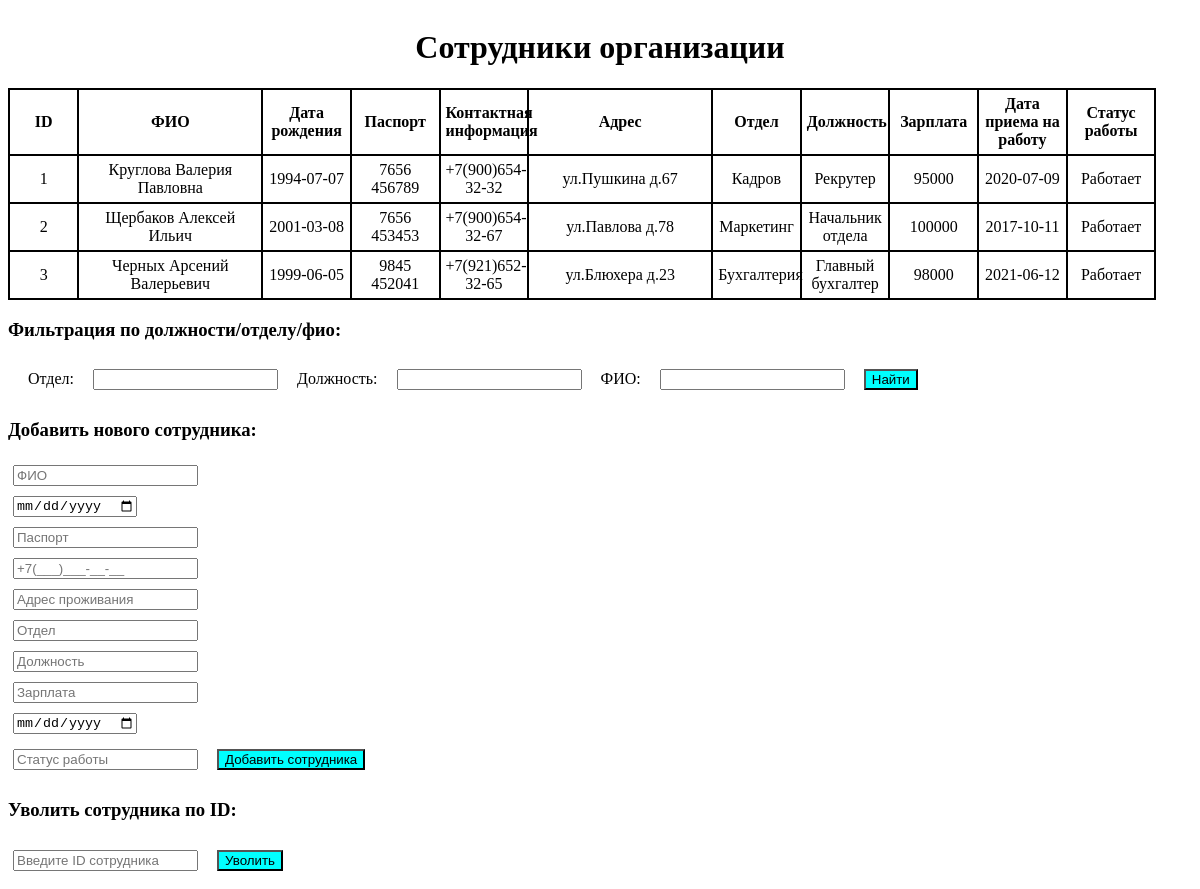
Before: / with the older database file.
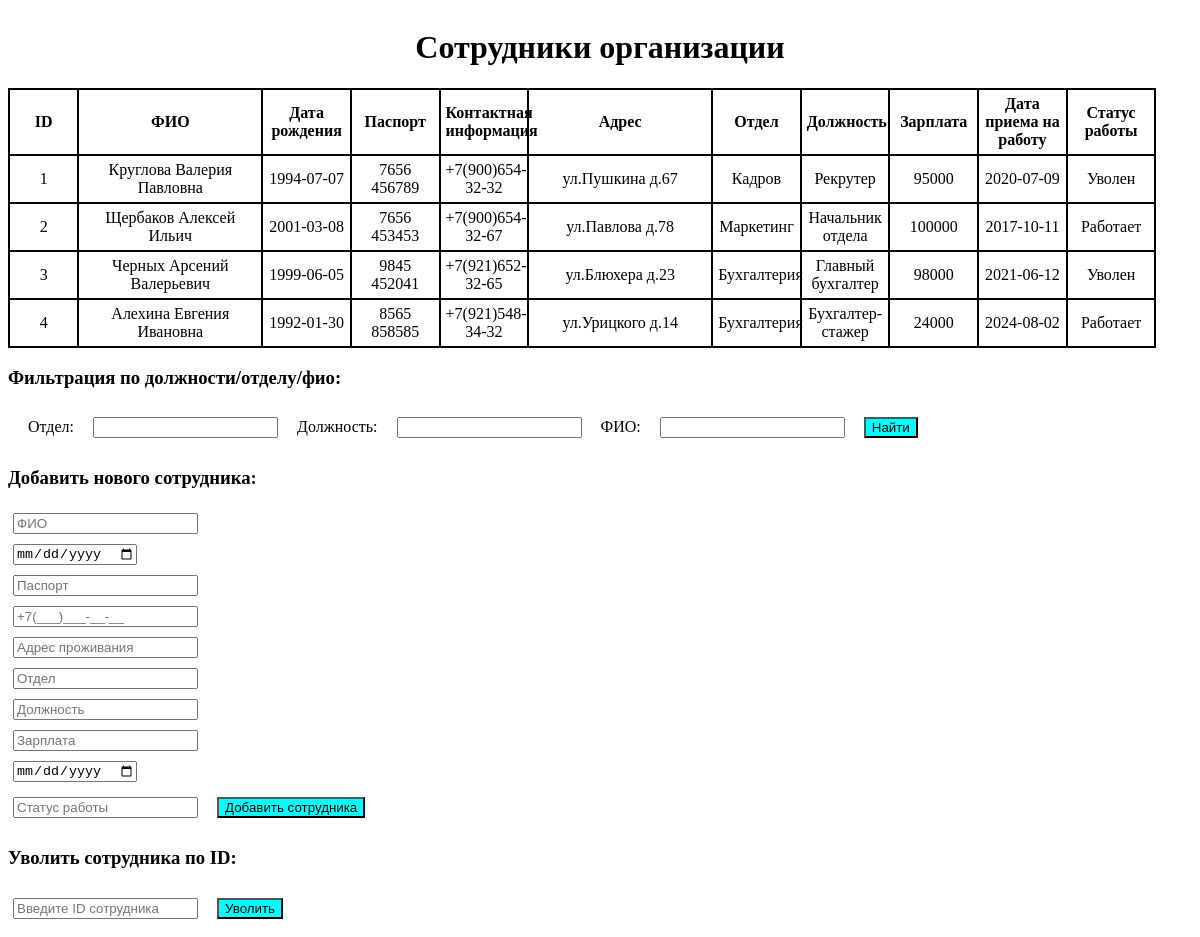
After: the same page with the newer database file.
### tables this page shows
CREATE TABLE `sotr` (
  `ID` int(11) NOT NULL,
  `FIO` varchar(75) NOT NULL,
  `DataRozhdenia` date NOT NULL,
  `Pasport` varchar(15) NOT NULL,
  `KontaktnayaInfa` varchar(75) NOT NULL,
  `Adres` varchar(75) NOT NULL,
  `Otdel` varchar(75) NOT NULL,
  `Dolzhnost` varchar(75) NOT NULL,
  `Zarplata` int(11) NOT NULL,
  `DataPrinatia` date NOT NULL,
  `Statusr` varchar(10) NOT NULL
);

### index.php (the view, shortened to what this page needs)
<!DOCTYPE html>
<html lang="en">
<head>
    <link href="style.css" rel="stylesheet" type="text/css">
</head>
<body>
<?php
require_once 'config.php';
$FOtdel = isset($_GET['FOtdel']) ?$_GET['FOtdel'] : '';
$FDolzhnost = isset($_GET['FDolzhnost']) ?$_GET['FDolzhnost'] : '';$FFIO = isset($_GET['FFIO']) ?$_GET['FFIO'] : '';
$query = "SELECT * FROM sotr WHERE 1=1";
$result = mysqli_query($conn, $query);
$list = array();
while ($row = mysqli_fetch_assoc($result)) {
$list[] = $row;
}
?>
<h1>Сотрудники организации</h1>
<table>
<thead>
    <th style=width:5%>ID</th>
    <th style=width:15%;>ФИО</th>
    <th>Дата рождения</th>
    <th>Паспорт</th>
    <th>Контактная информация</th>
    <th style=width:15%;>Адрес</th>
    <th>Отдел</th>
    <th>Должность</th>
    <th>Зарплата</th>
    <th>Дата приема на работу</th>
    <th>Статус работы</th>
</thead>
<tbody>
    <?php foreach($list as $item): ?>
        <tr>
            <td> <?php echo htmlspecialchars($item['ID']);?></td>
            <td> <?php echo htmlspecialchars($item['FIO']);?></td>
            <td> <?php echo htmlspecialchars($item['DataRozhdenia']);?></td>
            <td> <?php echo htmlspecialchars($item['Pasport']);?></td>
            <td> <?php echo htmlspecialchars($item['KontaktnayaInfa']);?></td>
            <td> <?php echo htmlspecialchars($item['Adres']);?></td>
            <td> <?php echo htmlspecialchars($item['Otdel']);?></td>
            <td> <?php echo htmlspecialchars($item['Dolzhnost']);?></td>
            <td> <?php echo htmlspecialchars($item['Zarplata']);?></td>
            <td> <?php echo htmlspecialchars($item['DataPrinatia']);?></td>
            <td> <?php echo htmlspecialchars($item['Statusr']);?></td>
        </tr>
    <?php endforeach; ?>
</tbody>
</table>
<h3> Фильтрация по должности/отделу/фио: </h3>
<form class = "filtr" method="GET" action="">
    <label class = "filtr" for="Otdel">Отдел:</label>
    <input type="text" id="Otdel" name="FOtdel" value="<?php echo htmlspecialchars($FOtdel); ?>">
    <label class = "filtr" for="Dolzhnost">Должность:</label>
    <input type="text" id="Dolzhnost" name="FDolzhnost" value="<?php echo htmlspecialchars($FDolzhnost); ?>">
    <label class = "filtr" for="FIO">ФИО:</label>
    <input type="text" id="FIO" name="FFIO" value="<?php echo htmlspecialchars($FFIO); ?>">
    <button type="submit">Найти</button>
</form>
<h3>Добавить нового сотрудника:</h3>
<form method="POST" action="">
<input type="text" name="FIO" placeholder="ФИО" required><br>
<input type="date" name="DataRozhdenia" placeholder="Дата рождения" required><br>
<input type="text" name="Pasport" placeholder="Паспорт" required><br>
<input type="text" name="KontaktnayaInfa" placeholder="+7(___)___-__-__" required><br>
<input type="text" name="Adres" placeholder="Адрес проживания" required><br>
<input type="text" name="Otdel" placeholder="Отдел" required><br>
<input type="text" name="Dolzhnost" placeholder="Должность" required><br>
<input type="number" name="Zarplata" placeholder="Зарплата" required><br>
<input type="date" name="DataPrinatia" placeholder="Дата принятия на работу" required><br>
<input type="text" name="Statusr" placeholder="Статус работы" required>
<button type="submit">Добавить сотрудника</button>
</form>
<h3>Уволить сотрудника по ID:</h3>
<form method="POST" action="">
<input type="number" name="id" placeholder="Введите ID сотрудника" required>
<button type="submit">Уволить</button>
</form>
</body>
</html>

### style.css (style rules this page uses)
h1 { text-align: center; }
body { font-size: 16px; align-content: center; }
table { table-layout: fixed; width: 97%; border-collapse: collapse; border: 2px solid rgb(0, 0, 0); }
th, td { padding: 5px; border: 2px solid rgb(0, 0, 0); text-align: center; }
.filtr { margin: 10px; font-size: 16px; align-content: center; }
button { margin: 10px; background-color:aqua; }
label { margin: 5px; }
input { margin: 5px; }

Changed rows visible on the page:
changed sotr "Круглова Валерия Павловна": Statusr "Работает" → "Уволен"
changed sotr "Черных Арсений Валерьевич": Statusr "Работает" → "Уволен"
added sotr: ID "4", FIO "Алехина Евгения Ивановна", DataRozhdenia "1992-01-30", Pasport "8565 858585", KontaktnayaInfa "+7(921)548-34-32", Adres "ул.Урицкого д.14", Otdel "Бухгалтерия", Dolzhnost "Бухгалтер-стажер", Zarplata "24000", DataPrinatia "2024-08-02", Statusr "Работает"
